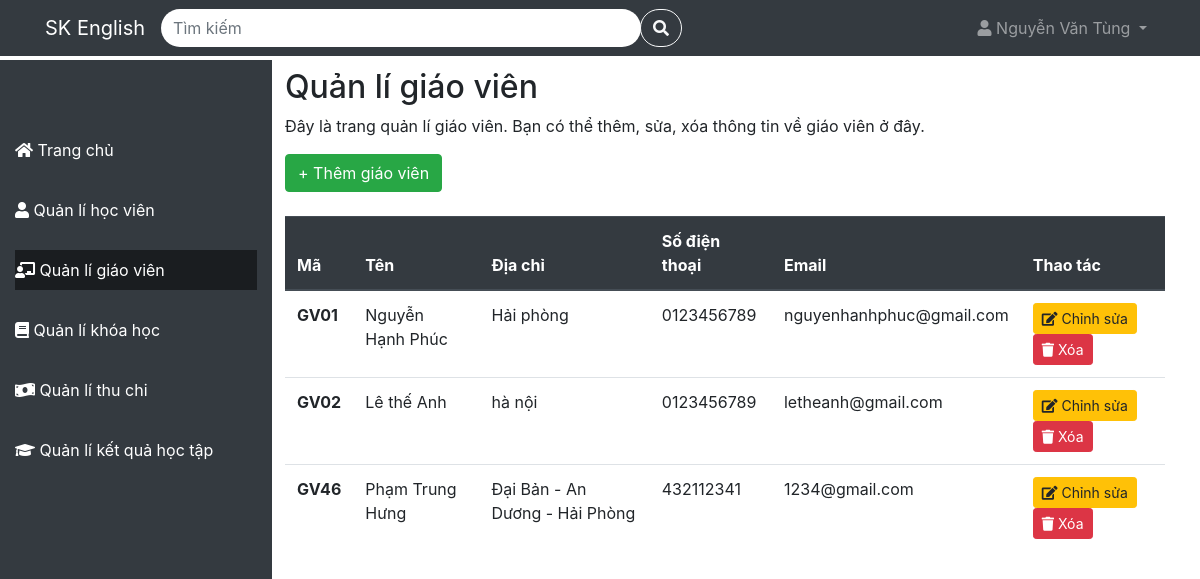
Before: /QuanLiTrungTamTA/teacher with the older database file.
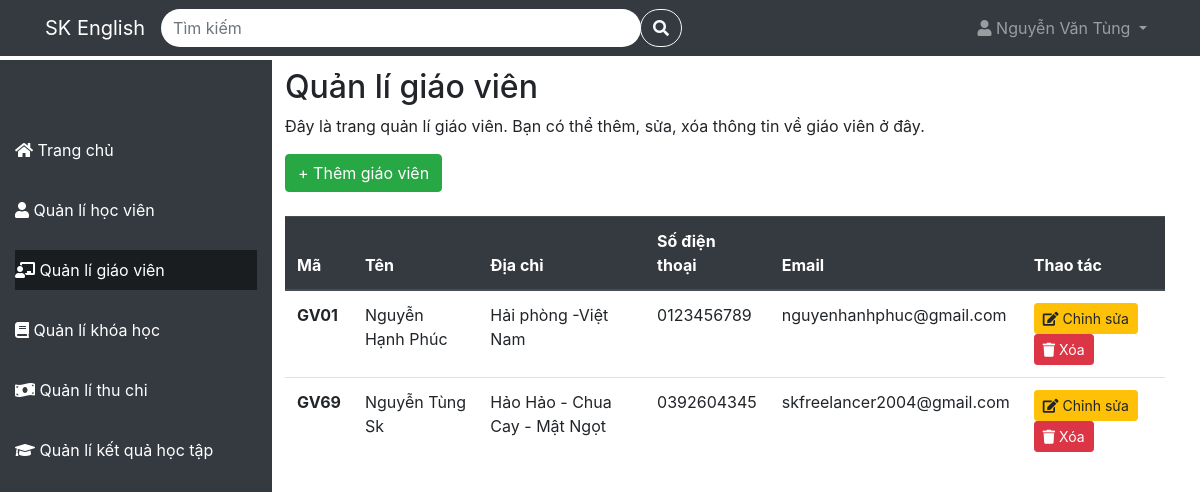
After: the same page with the newer database file.
### tables this page shows
CREATE TABLE `teachers` (
  `teacher_id` varchar(4) NOT NULL,
  `name` varchar(100) NOT NULL,
  `address` varchar(100) NOT NULL,
  `phone` varchar(10) NOT NULL,
  `email` varchar(100) NOT NULL
);

### app/Controller/TeacherController.php (called while the page is built, shortened)
<?php
class TeacherController {
    protected $config = [
        'host' => 'localhost',
        'dbname' => 'quanlytrungtamta',
        'user' => 'root',
        'password' => ''
    ];
    protected $db;
    public function __construct() {
        $this->db = new Database($this->config);
    }
    public function index(){
        $checkSearch = false;
        try {
            if($checkSearch){
                $listteacher = $this->db->table('teachers')->search(['teacher_id','name', 'address', 'phone', 'email'], $search);
            }else{
                $listteacher = $this->db->table('teachers')->get();
            }
        } catch (PDOException $e) {
            $this->db->logToConsole('lỗi lấy dữ liệu cho trang teacher: ' . $e->getMessage());
        }
        include './app/View/Teacher/teacher.php';
    }
}
?>

### index.php (called while the page is built, shortened)
<?php
include './app/Model/Model.php';
include './app/Controller/TeacherController.php';
$route = new Route();
$route->get('/', 'LandingController@index');
$route->post('/login', 'LoginController@index');
$route->post('/logout', 'LogoutController@index');
$route->post('/register', 'RegisterController@index');
$route->post('/forgotPassword', 'ForgotPasswordController@index');
$route->get('/home', 'HomeController@index');
$route->get('/student', 'StudentController@index');
$route->post('/student/deleteStudent', 'StudentController@deleteStudent');
$route->post('/student/editStudent', 'StudentController@editStudent');
$route->post('/student/addStudent', 'RegistrationController@addStudent');
$route->get('/teacher', 'TeacherController@index');
$route->post('/teacher/addTeacher', 'TeacherController@addTeacher');
$route->post('/teacher/editTeacher', 'TeacherController@editTeacher');
$route->post('/teacher/deleteTeacher', 'TeacherController@deleteTeacher');
$route->get('/course', 'CourseController@index');
$route->post('/course/addCourse', 'CourseController@addCourse');
$route->post('/course/deleteCourse', 'CourseController@deleteCourse');
$route->post('/course/edit', 'CourseController@editCourse');
$route->get('/course/detail', 'CourseController@show@detailCourse.php');
$route->post('/course/addSchedule', 'ScheduleController@addSchedule');
$route->post('/course/deleteSchedule', 'ScheduleController@deleteSchedule');
$route->get('/payment', 'PaymentController@index');
$route->get('/achievement', 'AchievementController@index');
$requestUri = $_SERVER['REQUEST_URI'];
$route->handle($requestUri);
?>

### app/Model/Model.php (called while the page is built, shortened)
<?php
class Database {
    protected
        $table = '',
        $host = '',
        $user ='',
        $password = '',
        $dbname = '',
        $conn = null;
    public function __construct($config){
        $this->host = $config['host'];
        $this->user = $config['user'];
        $this->password = $config['password'];
        $this->dbname = $config['dbname'];
    }
    protected function connect(){
        try{
            $this->conn = new PDO("mysql:host=$this->host;dbname=$this->dbname", $this->user, $this->password);
            $this->conn->setAttribute(PDO::ATTR_ERRMODE, PDO::ERRMODE_EXCEPTION);
        }catch(PDOException $e){
            echo "Lỗi kết nối đến cơ sở dữ liệu: ".$e->getMessage();
        }
    }
    public function get($data = [])
    {
        try {
            if (empty($data)) {
                $sqlString = "select * from $this->table";
                $query = $this->conn->prepare($sqlString);
                $query->execute();
            } else {
                $stmt = join('=? and ', array_keys($data));
                $stmt .= '=?';
                $sqlString = "select * from $this->table where $stmt";
                $query = $this->conn->prepare($sqlString);
                $query->execute(array_values($data));
            }
            return $query->fetchAll(PDO::FETCH_ASSOC);
        } catch (PDOException $e) {
            $this->logToConsole("Lỗi đọc dữ liệu: " . $e->getMessage());
        }
    }
    public function table($table){
        $this->table = $table;
        return $this;
    }
}
?>

### app/View/Teacher/teacher.php (the view, shortened to what the changed rows need)
<!DOCTYPE html>
<html lang="en">
<head>
  <link rel="stylesheet" href="https://cdnjs.cloudflare.com/ajax/libs/font-awesome/5.15.4/css/all.min.css">
  <link rel="stylesheet" href="https://maxcdn.bootstrapcdn.com/bootstrap/4.5.2/css/bootstrap.min.css">
  <link rel="stylesheet" href=".\public\css\cssProject.css">
</head>
<body>
<?php include './app/View/Template/sidebar.php' ?>
<div class="main-content">
    <div class="container mt-5">
      <h2>Quản lí giáo viên</h2>
      <table class="table">
        <thead class="thead-dark">
          <tr>
            <th scope="col">Mã</th>
            <th scope="col">Tên</th>
            <th scope="col">Địa chỉ</th>
            <th scope="col">Số điện thoại</th>
            <th scope="col">Email</th>
            <th scope="col">Thao tác</th>
          </tr>
        </thead>
        <tbody>
            <?php if (!empty($listteacher)): ?>
              <?php foreach($listteacher as $teacher): ?>
                <tr class="table-row-hover">
                  <th scope="row"
                      data-toggle="modal"
                      data-target="#detailTeacher"
                      data-name="<?php echo $teacher['name']?>"
                      data-address="<?php echo $teacher['address']?>"
                      data-phone="<?php echo $teacher['phone']?>"
                      data-email="<?php echo $teacher['email']?>"
                  >
                    <?php echo $teacher['teacher_id']?>
                  </th>
                  <td
                      data-toggle="modal"
                      data-target="#detailTeacher"
                      data-name="<?php echo $teacher['name']?>"
                      data-address="<?php echo $teacher['address']?>"
                      data-phone="<?php echo $teacher['phone']?>"
                      data-email="<?php echo $teacher['email']?>"
                  >
                    <?php echo $teacher['name']?>
                  </td>
                  <td
                      data-toggle="modal"
                      data-target="#detailTeacher"
                      data-name="<?php echo $teacher['name']?>"
                      data-address="<?php echo $teacher['address']?>"
                      data-phone="<?php echo $teacher['phone']?>"
                      data-email="<?php echo $teacher['email']?>"
                  >
                    <?php echo $teacher['address']?>
                  </td>
                  <td
                      data-toggle="modal"
                      data-target="#detailTeacher"
                      data-name="<?php echo $teacher['name']?>"
                      data-address="<?php echo $teacher['address']?>"
                      data-phone="<?php echo $teacher['phone']?>"
                      data-email="<?php echo $teacher['email']?>"
                  >
                    <?php echo $teacher['phone']?>
                  </td>
                  <td
                      data-toggle="modal"
                      data-target="#detailTeacher"
                      data-name="<?php echo $teacher['name']?>"
                      data-address="<?php echo $teacher['address']?>"
                      data-phone="<?php echo $teacher['phone']?>"
                      data-email="<?php echo $teacher['email']?>"
                  >
                    <?php echo $teacher['email']?>
                  </td>
                  <td>
                    <div class="d-inline">
                        <a type="button"
                            class="btn btn-warning btn-sm mr-2"
                            data-toggle="modal"
                            data-target="#editTeacher"
                            data-name="<?php echo $teacher['name']?>"
                            data-address="<?php echo $teacher['address']?>"
                            data-phone="<?php echo $teacher['phone']?>"
                            data-email="<?php echo $teacher['email']?>"
                            data-teacher_id="<?php echo $teacher['teacher_id']?>"
                        >
                            <i class="fas fa-edit"></i> Chỉnh sửa
                        </a>
                    </div>
                    <div class="d-inline">
                        <form
                            id="deleteForm<?php echo $teacher['teacher_id']; ?>"
                            action="./teacher/deleteTeacher"
                            method="POST"
                            class="d-inline"
                        >
                            <button
                                type="button"
                                onclick="deleteTeacher('<?php echo $teacher['teacher_id']; ?>')"
                                class="btn btn-danger btn-sm"
                            >
                                <i class="fa fa-trash" aria-hidden="true"></i> Xóa
                            </button>
                        </form>
                    </div>
                  </td>
                </tr>
              <?php endforeach; ?>
            <?php endif; ?>
          </tbody>
      </table>
    </div>
  </div>
</body>
</html>

Changed rows visible on the page:
removed teachers: teacher_id "GV02", name "Lê thế Anh", address "hà nội", phone "0123456789", email "letheanh@gmail.com"
removed teachers: teacher_id "GV46", name "Phạm Trung Hưng", address "Đại Bản - An Dương - Hải Phòng", phone "432112341", email "1234@gmail.com"
changed teachers "GV01": address "Hải phòng" → "Hải phòng -Việt Nam"
added teachers: teacher_id "GV69", name "Nguyễn Tùng Sk", address "Hảo Hảo - Chua Cay - Mật Ngọt", phone "0392604345", email "skfreelancer2004@gmail.com"
